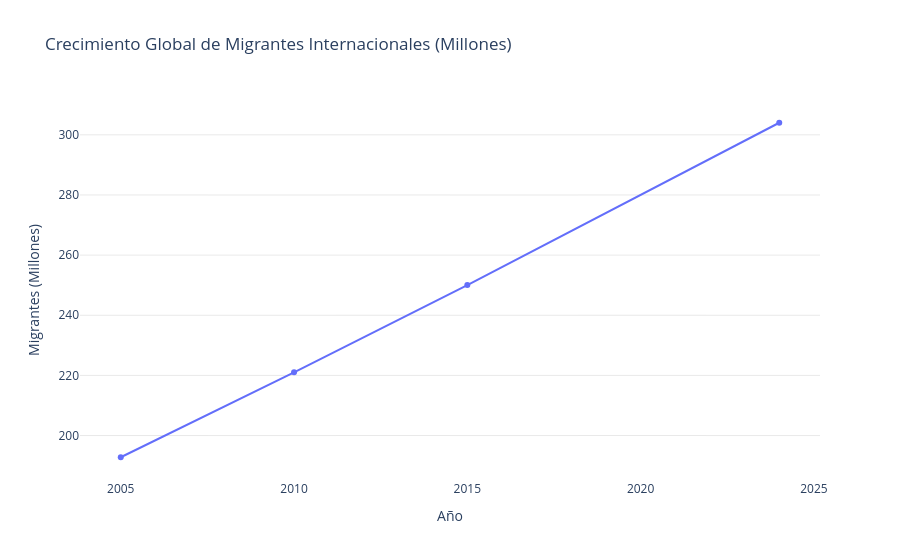

Notebook cell for this chart:
### Code cell
import plotly.express as px

# 1. Filtrar los datos para aislar la tendencia global de migrantes
df_global = df[(df['Country'] == 'Total, all countries or areas') & 
               (df['Metric'] == 'International migrant stock: Both sexes (number)')].copy()

# 2. Transformar el valor a millones para facilitar la lectura directiva
df_global['Value_Millions'] = df_global['Value'] / 1000000

# 3. Crear un gráfico de líneas marcando los puntos clave
fig1 = px.line(
    df_global, 
    x='Year', 
    y='Value_Millions', 
    markers=True,
    title='Crecimiento Global de Migrantes Internacionales (Millones)'
)

# 4. Aplicar estilo Tufte: eliminar basura visual y dejar solo lo esencial
fig1.update_layout(
    plot_bgcolor='white',
    xaxis=dict(showgrid=False, title='Año'),
    yaxis=dict(showgrid=True, gridcolor='lightgray', gridwidth=0.5, title='Migrantes (Millones)'),
    showlegend=False
)

# 5. Desplegar el gráfico
fig1.show()

### Figure 1 — Plotly figure (JSON) as saved in the notebook; plotly's stock layout.template omitted (floating-point values rounded to 4 significant figures)
{"data": [{"hovertemplate": "Year=%{x}<br>Value_Millions=%{y}<extra></extra>", "legendgroup": "", "line": {"color": "#636efa", "dash": "solid"}, "marker": {"symbol": "circle"}, "mode": "lines+markers", "name": "", "orientation": "v", "showlegend": false, "type": "scatter", "x": [2005, 2010, 2015, 2024], "xaxis": "x", "y": [192.8, 221.0, 250.0, 304.0], "yaxis": "y"}], "layout": {"legend": {"tracegroupgap": 0}, "plot_bgcolor": "white", "showlegend": false, "title": {"text": "Crecimiento Global de Migrantes Internacionales (Millones)"}, "xaxis": {"anchor": "y", "domain": [0, 1], "showgrid": false, "title": {"text": "Año"}}, "yaxis": {"anchor": "x", "domain": [0, 1], "gridcolor": "lightgray", "gridwidth": 0.5, "showgrid": true, "title": {"text": "Migrantes (Millones)"}}}}
